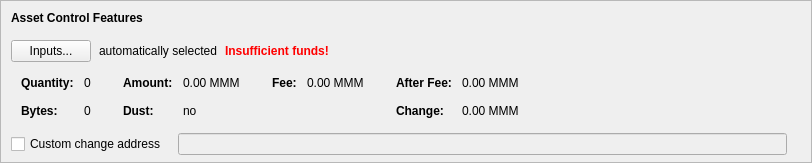
            <widget class="QFrame" name="frameAssetControl">
              <property name="sizePolicy">
                <sizepolicy hsizetype="Expanding" vsizetype="Fixed">
                  <horstretch>0</horstretch>
                  <verstretch>0</verstretch>
                </sizepolicy>
              </property>
              <property name="maximumSize">
                <size>
                  <width>16777215</width>
                  <height>16777215</height>
                </size>
              </property>
              <property name="frameShape">
                <enum>QFrame::StyledPanel</enum>
              </property>
              <property name="frameShadow">
                <enum>QFrame::Sunken</enum>
              </property>
              <layout class="QVBoxLayout" name="verticalLayoutAssetControl2">
                <property name="spacing">
                  <number>0</number>
                </property>
                <property name="leftMargin">
                  <number>0</number>
                </property>
                <property name="topMargin">
                  <number>0</number>
                </property>
                <property name="rightMargin">
                  <number>0</number>
                </property>
                <property name="bottomMargin">
                  <number>6</number>
                </property>
                <item>
                  <layout class="QVBoxLayout" name="verticalLayoutAssetControl" stretch="0,0,0,0,1">
                    <property name="spacing">
                      <number>0</number>
                    </property>
                    <property name="leftMargin">
                      <number>10</number>
                    </property>
                    <property name="topMargin">
                      <number>10</number>
                    </property>
                    <item>
                      <layout class="QHBoxLayout" name="horizontalLayoutAssetControl1">
                        <property name="bottomMargin">
                          <number>15</number>
                        </property>
                        <item>
                          <widget class="QLabel" name="labelAssetControlFeatures">
                            <property name="sizePolicy">
                              <sizepolicy hsizetype="Preferred" vsizetype="Maximum">
                                <horstretch>0</horstretch>
                                <verstretch>0</verstretch>
                              </sizepolicy>
                            </property>
                            <property name="font">
                              <font>
                                <weight>75</weight>
                                <bold>true</bold>
                              </font>
                            </property>
                            <property name="styleSheet">
                              <string notr="true">font-weight:bold;</string>
                            </property>
                            <property name="text">
                              <string>Asset Control Features</string>
                            </property>
                          </widget>
                        </item>
                      </layout>
                    </item>
                    <item>
                      <layout class="QHBoxLayout" name="horizontalLayoutAssetControl2" stretch="0,0,0,0">
                        <property name="spacing">
                          <number>8</number>
                        </property>
                        <property name="bottomMargin">
                          <number>10</number>
                        </property>
                        <item>
                          <widget class="QPushButton" name="pushButtonAssetControl">
                            <property name="styleSheet">
                              <string notr="true"/>
                            </property>
                            <property name="text">
                              <string>Inputs...</string>
                            </property>
                            <property name="autoDefault">
                              <bool>false</bool>
                            </property>
                          </widget>
                        </item>
                        <item>
                          <widget class="QLabel" name="labelAssetControlAutomaticallySelected">
                            <property name="text">
                              <string>automatically selected</string>
                            </property>
                            <property name="margin">
                              <number>5</number>
                            </property>
                          </widget>
                        </item>
                        <item>
                          <widget class="QLabel" name="labelAssetControlInsuffFunds">
                            <property name="font">
                              <font>
                                <weight>75</weight>
                                <bold>true</bold>
                              </font>
                            </property>
                            <property name="styleSheet">
                              <string notr="true">color:red;font-weight:bold;</string>
                            </property>
                            <property name="text">
                              <string>Insufficient funds!</string>
                            </property>
                            <property name="margin">
                              <number>5</number>
                            </property>
                          </widget>
                        </item>
                        <item>
                          <spacer name="horizontalSpacerAssetControl">
                            <property name="orientation">
                              <enum>Qt::Horizontal</enum>
                            </property>
                            <property name="sizeHint" stdset="0">
                              <size>
                                <width>40</width>
                                <height>1</height>
                              </size>
                            </property>
                          </spacer>
                        </item>
                      </layout>
                    </item>
                    <item>
                      <widget class="QWidget" name="widgetAssetControl" native="true">
                        <property name="sizePolicy">
                          <sizepolicy hsizetype="Preferred" vsizetype="Preferred">
                            <horstretch>0</horstretch>
                            <verstretch>0</verstretch>
                          </sizepolicy>
                        </property>
                        <property name="minimumSize">
                          <size>
                            <width>0</width>
                            <height>0</height>
                          </size>
                        </property>
                        <property name="styleSheet">
                          <string notr="true"/>
                        </property>
                        <layout class="QHBoxLayout" name="horizontalLayoutAssetControl5">
                          <property name="leftMargin">
                            <number>0</number>
                          </property>
                          <property name="topMargin">
                            <number>0</number>
                          </property>
                          <property name="rightMargin">
                            <number>0</number>
                          </property>
                          <property name="bottomMargin">
                            <number>0</number>
                          </property>
                          <item>
                            <layout class="QHBoxLayout" name="horizontalLayoutAssetControl3" stretch="0,0,0,1">
                              <property name="spacing">
                                <number>20</number>
                              </property>
                              <property name="topMargin">
                                <number>0</number>
                              </property>
                              <property name="bottomMargin">
                                <number>10</number>
                              </property>
                              <item>
                                <layout class="QFormLayout" name="formLayoutAssetControl1">
                                  <property name="horizontalSpacing">
                                    <number>10</number>
                                  </property>
                                  <property name="verticalSpacing">
                                    <number>14</number>
                                  </property>
                                  <property name="leftMargin">
                                    <number>10</number>
                                  </property>
                                  <property name="topMargin">
                                    <number>4</number>
                                  </property>
                                  <property name="rightMargin">
                                    <number>6</number>
                                  </property>
                                  <item row="0" column="0">
                                    <widget class="QLabel" name="labelAssetControlQuantityText">
                                      <property name="font">
                                        <font>
                                          <weight>75</weight>
                                          <bold>true</bold>
                                        </font>
                                      </property>
                                      <property name="text">
                                        <string>Quantity:</string>
                                      </property>
                                      <property name="margin">
                                        <number>0</number>
                                      </property>
                                    </widget>
                                  </item>
                                  <item row="0" column="1">
                                    <widget class="QLabel" name="labelAssetControlQuantity">
                                      <property name="cursor">
                                        <cursorShape>IBeamCursor</cursorShape>
                                      </property>
                                      <property name="contextMenuPolicy">
                                        <enum>Qt::ActionsContextMenu</enum>
                                      </property>
                                      <property name="text">
                                        <string notr="true">0</string>
                                      </property>
                                      <property name="margin">
                                        <number>0</number>
                                      </property>
                                      <property name="textInteractionFlags">
                                        <set>Qt::LinksAccessibleByMouse|Qt::TextSelectableByKeyboard|Qt::TextSelectableByMouse</set>
                                      </property>
                                    </widget>
                                  </item>
                                  <item row="1" column="0">
                                    <widget class="QLabel" name="labelAssetControlBytesText">
                                      <property name="font">
                                        <font>
                                          <weight>75</weight>
                                          <bold>true</bold>
                                        </font>
                                      </property>
                                      <property name="text">
                                        <string>Bytes:</string>
                                      </property>
                                    </widget>
                                  </item>
                                  <item row="1" column="1">
                                    <widget class="QLabel" name="labelAssetControlBytes">
                                      <property name="cursor">
                                        <cursorShape>IBeamCursor</cursorShape>
                                      </property>
                                      <property name="contextMenuPolicy">
                                        <enum>Qt::ActionsContextMenu</enum>
                                      </property>
                                      <property name="text">
                                        <string notr="true">0</string>
                                      </property>
                                      <property name="textInteractionFlags">
                                        <set>Qt::LinksAccessibleByMouse|Qt::TextSelectableByKeyboard|Qt::TextSelectableByMouse</set>
                                      </property>
                                    </widget>
                                  </item>
                                </layout>
                              </item>
                              <item>
                                <layout class="QFormLayout" name="formLayoutAssetControl2">
                                  <property name="horizontalSpacing">
                                    <number>10</number>
                                  </property>
                                  <property name="verticalSpacing">
                                    <number>14</number>
                                  </property>
                                  <property name="leftMargin">
                                    <number>6</number>
                                  </property>
                                  <property name="topMargin">
                                    <number>4</number>
                                  </property>
                                  <property name="rightMargin">
                                    <number>6</number>
                                  </property>
                                  <item row="0" column="0">
                                    <widget class="QLabel" name="labelAssetControlAmountText">
                                      <property name="font">
                                        <font>
                                          <weight>75</weight>
                                          <bold>true</bold>
                                        </font>
                                      </property>
                                      <property name="text">
                                        <string>Amount:</string>
                                      </property>
                                      <property name="margin">
                                        <number>0</number>
                                      </property>
                                    </widget>
                                  </item>
                                  <item row="0" column="1">
                                    <widget class="QLabel" name="labelAssetControlAmount">
                                      <property name="cursor">
                                        <cursorShape>IBeamCursor</cursorShape>
                                      </property>
                                      <property name="contextMenuPolicy">
                                        <enum>Qt::ActionsContextMenu</enum>
                                      </property>
                                      <property name="text">
                                        <string notr="true">0.00 MMM</string>
                                      </property>
                                      <property name="textInteractionFlags">
                                        <set>Qt::LinksAccessibleByMouse|Qt::TextSelectableByKeyboard|Qt::TextSelectableByMouse</set>
                                      </property>
                                    </widget>
                                  </item>
                                  <item row="1" column="0">
                                    <widget class="QLabel" name="labelAssetControlLowOutputText">
                                      <property name="font">
                                        <font>
                                          <weight>75</weight>
                                          <bold>true</bold>
                                        </font>
                                      </property>
                                      <property name="text">
                                        <string>Dust:</string>
                                      </property>
                                    </widget>
                                  </item>
                                  <item row="1" column="1">
                                    <widget class="QLabel" name="labelAssetControlLowOutput">
                                      <property name="cursor">
                                        <cursorShape>IBeamCursor</cursorShape>
                                      </property>
                                      <property name="contextMenuPolicy">
                                        <enum>Qt::ActionsContextMenu</enum>
                                      </property>
                                      <property name="text">
                                        <string notr="true">no</string>
                                      </property>
                                      <property name="textInteractionFlags">
                                        <set>Qt::LinksAccessibleByMouse|Qt::TextSelectableByKeyboard|Qt::TextSelectableByMouse</set>
                                      </property>
                                    </widget>
                                  </item>
                                </layout>
                              </item>
                              <item>
                                <layout class="QFormLayout" name="formLayoutAssetControl3">
                                  <property name="horizontalSpacing">
                                    <number>10</number>
                                  </property>
                                  <property name="verticalSpacing">
                                    <number>14</number>
                                  </property>
                                  <property name="leftMargin">
                                    <number>6</number>
                                  </property>
                                  <property name="topMargin">
                                    <number>4</number>
                                  </property>
                                  <property name="rightMargin">
                                    <number>6</number>
                                  </property>
                                  <item row="0" column="0">
                                    <widget class="QLabel" name="labelAssetControlFeeText">
                                      <property name="font">
                                        <font>
                                          <weight>75</weight>
                                          <bold>true</bold>
                                        </font>
                                      </property>
                                      <property name="text">
                                        <string>Fee:</string>
                                      </property>
                                      <property name="margin">
                                        <number>0</number>
                                      </property>
                                    </widget>
                                  </item>
                                  <item row="0" column="1">
                                    <widget class="QLabel" name="labelAssetControlFee">
                                      <property name="cursor">
                                        <cursorShape>IBeamCursor</cursorShape>
                                      </property>
                                      <property name="contextMenuPolicy">
                                        <enum>Qt::ActionsContextMenu</enum>
                                      </property>
                                      <property name="text">
                                        <string notr="true">0.00 MMM</string>
                                      </property>
                                      <property name="textInteractionFlags">
                                        <set>Qt::LinksAccessibleByMouse|Qt::TextSelectableByKeyboard|Qt::TextSelectableByMouse</set>
                                      </property>
                                    </widget>
                                  </item>
                                </layout>
                              </item>
                              <item>
                                <layout class="QFormLayout" name="formLayoutAssetControl4">
                                  <property name="horizontalSpacing">
                                    <number>10</number>
                                  </property>
                                  <property name="verticalSpacing">
                                    <number>14</number>
                                  </property>
                                  <property name="leftMargin">
                                    <number>6</number>
                                  </property>
                                  <property name="topMargin">
                                    <number>4</number>
                                  </property>
                                  <property name="rightMargin">
                                    <number>6</number>
                                  </property>
                                  <item row="0" column="0">
                                    <widget class="QLabel" name="labelAssetControlAfterFeeText">
                                      <property name="font">
                                        <font>
                                          <weight>75</weight>
                                          <bold>true</bold>
                                        </font>
                                      </property>
                                      <property name="text">
                                        <string>After Fee:</string>
                                      </property>
                                      <property name="margin">
                                        <number>0</number>
                                      </property>
                                    </widget>
                                  </item>
                                  <item row="0" column="1">
                                    <widget class="QLabel" name="labelAssetControlAfterFee">
                                      <property name="cursor">
                                        <cursorShape>IBeamCursor</cursorShape>
                                      </property>
                                      <property name="contextMenuPolicy">
                                        <enum>Qt::ActionsContextMenu</enum>
                                      </property>
                                      <property name="text">
                                        <string notr="true">0.00 MMM</string>
                                      </property>
                                      <property name="textInteractionFlags">
                                        <set>Qt::LinksAccessibleByMouse|Qt::TextSelectableByKeyboard|Qt::TextSelectableByMouse</set>
                                      </property>
                                    </widget>
                                  </item>
                                  <item row="1" column="0">
                                    <widget class="QLabel" name="labelAssetControlChangeText">
                                      <property name="font">
                                        <font>
                                          <weight>75</weight>
                                          <bold>true</bold>
                                        </font>
                                      </property>
                                      <property name="text">
                                        <string>Change:</string>
                                      </property>
                                    </widget>
                                  </item>
                                  <item row="1" column="1">
                                    <widget class="QLabel" name="labelAssetControlChange">
                                      <property name="cursor">
                                        <cursorShape>IBeamCursor</cursorShape>
                                      </property>
                                      <property name="contextMenuPolicy">
                                        <enum>Qt::ActionsContextMenu</enum>
                                      </property>
                                      <property name="text">
                                        <string notr="true">0.00 MMM</string>
                                      </property>
                                      <property name="textInteractionFlags">
                                        <set>Qt::LinksAccessibleByMouse|Qt::TextSelectableByKeyboard|Qt::TextSelectableByMouse</set>
                                      </property>
                                    </widget>
                                  </item>
                                </layout>
                              </item>
                            </layout>
                          </item>
                        </layout>
                      </widget>
                    </item>
                    <item>
                      <layout class="QHBoxLayout" name="horizontalLayoutAssetControl4" stretch="0,0,0">
                        <property name="spacing">
                          <number>12</number>
                        </property>
                        <property name="sizeConstraint">
                          <enum>QLayout::SetDefaultConstraint</enum>
                        </property>
                        <property name="topMargin">
                          <number>5</number>
                        </property>
                        <property name="rightMargin">
                          <number>5</number>
                        </property>
                        <item>
                          <widget class="QCheckBox" name="checkBoxAssetControlChange">
                            <property name="toolTip">
                              <string>If this is activated, but the change address is empty or invalid, change will be sent to a newly generated address.</string>
                            </property>
                            <property name="text">
                              <string>Custom change address</string>
                            </property>
                          </widget>
                        </item>
                        <item>
                          <widget class="QValidatedLineEdit" name="lineEditAssetControlChange">
                            <property name="enabled">
                              <bool>false</bool>
                            </property>
                            <property name="sizePolicy">
                              <sizepolicy hsizetype="Expanding" vsizetype="Fixed">
                                <horstretch>0</horstretch>
                                <verstretch>0</verstretch>
                              </sizepolicy>
                            </property>
                          </widget>
                        </item>
                        <item>
                          <widget class="QLabel" name="labelAssetControlChangeLabel">
                            <property name="sizePolicy">
                              <sizepolicy hsizetype="Preferred" vsizetype="Expanding">
                                <horstretch>0</horstretch>
                                <verstretch>0</verstretch>
                              </sizepolicy>
                            </property>
                            <property name="minimumSize">
                              <size>
                                <width>0</width>
                                <height>0</height>
                              </size>
                            </property>
                            <property name="text">
                              <string/>
                            </property>
                            <property name="margin">
                              <number>3</number>
                            </property>
                          </widget>
                        </item>
                      </layout>
                    </item>
                    <item>
                      <spacer name="verticalSpacerAssetControl">
                        <property name="orientation">
                          <enum>Qt::Vertical</enum>
                        </property>
                        <property name="sizeHint" stdset="0">
                          <size>
                            <width>800</width>
                            <height>1</height>
                          </size>
                        </property>
                      </spacer>
                    </item>
                  </layout>
                </item>
              </layout>
            </widget>
